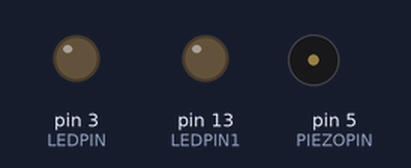
Simulated run of this sketch. Board: Arduino Uno, built with avr-gcc and run on an emulated ATmega328P. Shown: output pins drawn as LEDs (lit = HIGH), buzzer (waves = sounding). What the sketch prints to the serial monitor is not drawn.

Above: at 3.1 s.
At 6.4 s:
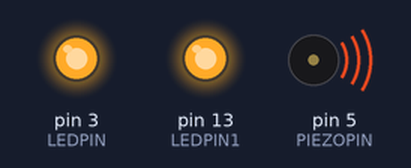
Timing chart, 0 to 10.8 s (numbered marks = the images above):
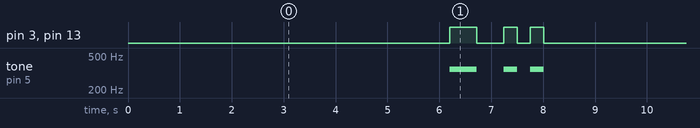

The sketch:

M4.ino
```cpp
//THIS IS THE CODE FOR MEASURE 4 (THE "BEEP BEEP" PART OF CRAZY FROG). REFERED TO AS M4

//piezo element
int PIEZOPIN = 5;

//led digital pins
int LEDPIN = 3;
int LEDPIN1 = 13;

//initialize variables
int note = 0;
int beat = 0;

//note frequencies in Hz
int note_C4 = 261.63;
int note_Eb4 = 311.13;
int note_F4 = 349.23;
int note_G4 = 392.00;
int note_Ab4 = 415.30;
int note_Bb4 = 466.16;
int note_C5 = 523.25;
int note_Db5 = 554.37;
int note_F5 = 698.46;

//note lengths (beats)
int bpm = 116;
int quarter = 60000 / bpm;  // (miliseconds in a minute) divided by (beats in a minute) equals (delay time in miliseconds)
int whole = quarter * 4;
int half = quarter * 2;
int eighth = whole / 8;
int sixteenth = whole / 16;
int dottedEighth = eighth + sixteenth;

//2-D array for notes and lengths in measure 4
int dataM4[4][2] = {
  {note_F4, half},
  {note_F4, quarter},
  {note_F4, quarter},
  {0, 0}, //this is the hack to make it not play a weird note
};

int lenM4 = sizeof(dataM4);


//-------------------------FUNCTIONS-------------------------

//setup function: initialize pin, leds, serial printer
void setup() {
  pinMode(PIEZOPIN, OUTPUT);
  pinMode(LEDPIN, OUTPUT);
  pinMode(LEDPIN1, OUTPUT);
  Serial.begin(9600);
}

//function for sounds and lights for measure 4
void playM4() {
  digitalWrite(LEDPIN, LOW);
  digitalWrite(LEDPIN1, LOW);
  int d = 0;
  for (int d=0; d<(lenM4-1); d++) { //this is part of the hack that stops the weird sound from playing
    note = dataM4[d][0];
    beat = dataM4[d][1];
    tone(PIEZOPIN, note);
    digitalWrite(LEDPIN, HIGH);
    digitalWrite(LEDPIN1, HIGH);
    delay(beat / 2);
    noTone(PIEZOPIN);
    digitalWrite(LEDPIN, LOW);
    digitalWrite(LEDPIN1, LOW);
    delay(beat / 2);
    Serial.println(note);
    if ((note == 258) || (note == 0) || (note==387) || (note == 517) || (note >= 800) || (note <= 100)) {  //had to harcode to fix problem: these were the weird frequencies that played
      noTone(PIEZOPIN);
      delay(whole * 3);
      d = -1;
    }
  }
}

//play the M4 function
void loop() {
  noTone(PIEZOPIN);
  delay(whole * 3);
  playM4();
}
```

Measured:
- by itself, pin 3 (LEDPIN), pin 13 (LEDPIN1): repeats every 8.3 s: LOW 0.52 s, HIGH 0.26 s, LOW 0.26 s, HIGH 0.26 s, LOW 6.5 s, HIGH 0.52 s
- by itself, tone on pin 5 (PIEZOPIN): repeats every 8.3 s: silent 0.52 s, 349 Hz 0.26 s, silent 0.26 s, 349 Hz 0.26 s, silent 6.5 s, 349 Hz 0.52 s
